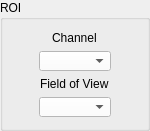
         <widget class="QGroupBox" name="groupBox_2">
          <property name="sizePolicy">
           <sizepolicy hsizetype="Minimum" vsizetype="Minimum">
            <horstretch>0</horstretch>
            <verstretch>0</verstretch>
           </sizepolicy>
          </property>
          <property name="minimumSize">
           <size>
            <width>150</width>
            <height>0</height>
           </size>
          </property>
          <property name="maximumSize">
           <size>
            <width>100</width>
            <height>16777215</height>
           </size>
          </property>
          <property name="title">
           <string>ROI</string>
          </property>
          <layout class="QVBoxLayout" name="verticalLayout_4">
           <item>
            <layout class="QVBoxLayout" name="verticalLayout_3">
             <item alignment="Qt::AlignHCenter">
              <widget class="QLabel" name="label_2">
               <property name="sizePolicy">
                <sizepolicy hsizetype="Preferred" vsizetype="Minimum">
                 <horstretch>0</horstretch>
                 <verstretch>0</verstretch>
                </sizepolicy>
               </property>
               <property name="maximumSize">
                <size>
                 <width>16777215</width>
                 <height>20</height>
                </size>
               </property>
               <property name="text">
                <string>Channel</string>
               </property>
              </widget>
             </item>
             <item alignment="Qt::AlignHCenter">
              <widget class="QComboBox" name="channel_box">
               <property name="sizePolicy">
                <sizepolicy hsizetype="Preferred" vsizetype="Preferred">
                 <horstretch>0</horstretch>
                 <verstretch>0</verstretch>
                </sizepolicy>
               </property>
               <property name="maximumSize">
                <size>
                 <width>100</width>
                 <height>20</height>
                </size>
               </property>
               <property name="styleSheet">
                <string notr="true">background-color:rgb(255, 255, 255)</string>
               </property>
              </widget>
             </item>
             <item alignment="Qt::AlignHCenter">
              <widget class="QLabel" name="label_3">
               <property name="sizePolicy">
                <sizepolicy hsizetype="Preferred" vsizetype="Minimum">
                 <horstretch>0</horstretch>
                 <verstretch>0</verstretch>
                </sizepolicy>
               </property>
               <property name="maximumSize">
                <size>
                 <width>90</width>
                 <height>20</height>
                </size>
               </property>
               <property name="text">
                <string>Field of View</string>
               </property>
              </widget>
             </item>
             <item alignment="Qt::AlignHCenter">
              <widget class="QComboBox" name="fov_box">
               <property name="sizePolicy">
                <sizepolicy hsizetype="Preferred" vsizetype="Preferred">
                 <horstretch>0</horstretch>
                 <verstretch>0</verstretch>
                </sizepolicy>
               </property>
               <property name="maximumSize">
                <size>
                 <width>100</width>
                 <height>20</height>
                </size>
               </property>
               <property name="styleSheet">
                <string notr="true">background-color:rgb(255, 255, 255)</string>
               </property>
              </widget>
             </item>
            </layout>
           </item>
          </layout>
         </widget>
